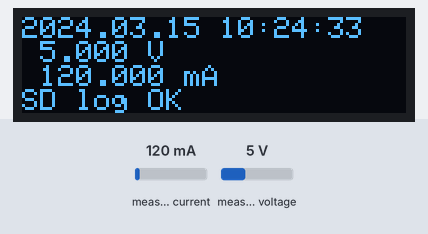
Bench run of a sketch on a simulated Arduino Nano, built with avr-gcc and run on an emulated ATmega328P. On the bench: 128×32 one-colour display. The test bench sets the inputs (shaded band); at power-on: measured current 120 mA, measured voltage 5 V. The local clock reads 2024-03-15 10:24:30 at power-on unless the sketch sets it; storage starts empty; what the sketch prints to the serial monitor is not drawn.

Above: at 4.3 s.
4.4 s: measured current set to 40 mA
At 13.6 s:
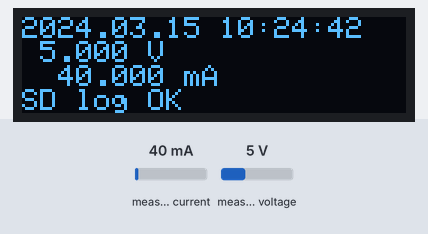
14.2 s: measured voltage set to 11.2 V
At 23.5 s:
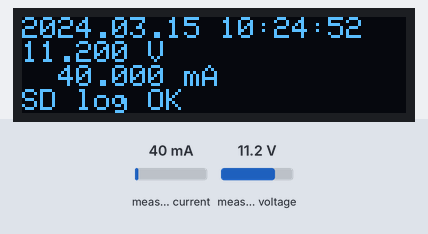
23.8 s: measured current set to 500 mA
At 32.2 s:
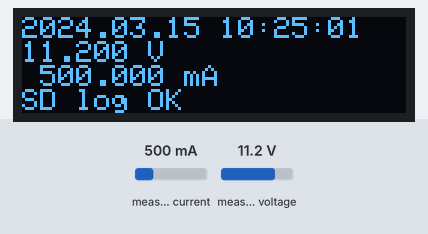
33.3 s: measured current set to 1000 mA
At 42.1 s:
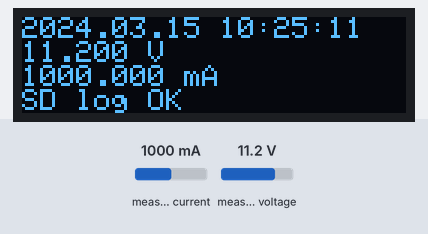
42.8 s: measured voltage set to 0.3 V
At 51.9 s:
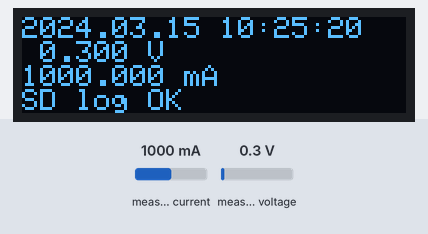
Timing chart, 0 to 53.4 s (numbered marks = the images above; inputs shaded):
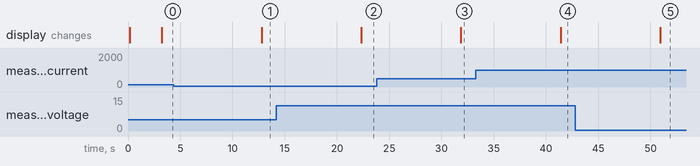

The sketch:

Arduino_current_meter_logger.ino
```cpp
/**********************************************
** Arduino current meter and logger
** Modules used:
**  - INA219, I2C
**  - DS3231 RTC, I2C
**  - SSD1306 OLED dsiplay, I2C
**  - SD card, SPI
**********************************************/

/* Arduino Nano pinout connections

 ** I2C bus:
 ** SCK - pin A5
 ** SDA - pin A4

 ** SD card on SPI bus:
 ** MOSI - pin D11
 ** MISO - pin D12
 ** CLK - pin D13
 ** CS - pin D4
*/

#include <Arduino.h>
#include <avr/pgmspace.h>
#include <math.h>
#include <uRTCLib.h>
#include <SD.h>
#include <SPI.h>
#include <Wire.h>
#include <Adafruit_INA219.h>
#include "SSD1306Ascii.h"
#include "SSD1306AsciiWire.h"

/* Declarations and initializations */

// Declaration for an SSD1306 display connected to I2C (SDA, SCL pins)
#define OLED_RESET     -1 // Reset pin # (or -1 if sharing Arduino reset pin)
#define SCREEN_WIDTH 128 // OLED display width, in pixels
#define SCREEN_HEIGHT 32 // OLED display height, in pixels
const int OLED_I2C_ADDR = 0x3C; // Address 0x3C for 128x32

SSD1306AsciiWire display;

// Current and voltage sensor
Adafruit_INA219 ina219_monitor;

// DS3231 RTC modul
const int RTC_I2C_addr = 0x68;
uRTCLib rtc(RTC_I2C_addr);

// SD card modul
#define SDCARD_CHIP_SELECT 4


/* Global variables */

// RTC global variables
uint8_t rtc_second = 0;
uint8_t rtc_minute = 0;
uint8_t rtc_hour = 0;
uint8_t rtc_day = 0;
uint8_t rtc_month = 0;
uint8_t rtc_year = 0;

// Current sensor variables
float f_BusVoltage_V;
float f_ShuntCurrent_mA;


// General variables
char DateStampString[] = "2000.99.88";
char TimeStampString[] = "00:00:00";
char logFileName[] = "mmddHHMM.txt";
char VoltString[] = "99.999 ";
char CurrentString[] = "9999.999 ";
bool SD_log_enabled = false;

File dataFile;


// Function definitions
//void setup();
//void loop();
//bool Log_To_SD_card(const char *_logfile);
bool Log_To_SD_card();
void setTimeStampString();


//setup()
void setup()
{
  Serial.begin(115200);
  Wire.begin();
  delay(100);

  // SSD1306_SWITCHCAPVCC = generate display voltage from 3.3V internally
  //display.begin(SSD1306_SWITCHCAPVCC, OLED_I2C_ADDR);
  Serial.print(F("SSD1306 init..."));
  #if OLED_RESET >= 0
  display.begin(&Adafruit128x32, I2C_ADDRESS, RST_PIN);
  #else // RST_PIN >= 0
  display.begin(&Adafruit128x32, OLED_I2C_ADDR);
  #endif // RST_PIN >= 0

  display.setFont(Adafruit5x7);

  Serial.println(F(" OK"));
  display.clear();
  display.set1X();
  display.setRow(0);


  ina219_monitor.begin();
  //Serial.println(F("INA219 begin done"));
  // begin calls:
  // configure() with default values RANGE_32V, GAIN_8_320MV, ADC_12BIT, ADC_12BIT, CONT_SH_BUS
  // calibrate() with default values D_SHUNT=0.1, D_V_BUS_MAX=32, D_V_SHUNT_MAX=0.2, D_I_MAX_EXPECTED=2
  // in order to work directly with ADAFruit's INA219B breakout

  Serial.print(F("SD card "));
  display.println(F("SD card "));

  // see if the card is present and can be initialized:
  if (!SD.begin(SDCARD_CHIP_SELECT)) {
    Serial.println(F(" failed"));
    display.println(F(" failed"));
    SD_log_enabled = false;
  }
  else {
    SD_log_enabled = true;
    Serial.println(F(" OK"));
    display.println(F(" OK"));
  }
  delay(500);
  setTimeStampString();

  delay(2500);
  display.clear();

}

void loop()
{
  setTimeStampString();

  // clear display
  //display.clear();
  //display.set1X();
  display.setRow(0);
  display.setCol(0);

  //display time stamp
  Serial.print(DateStampString);
  Serial.print(F(" "));
  Serial.print(TimeStampString);
  Serial.print(F(" "));
  display.print(DateStampString);
  display.print(F(" "));
  display.println(TimeStampString);
  //Serial.println(logFileName);

  //measure voltage and current
  f_ShuntCurrent_mA=ina219_monitor.getCurrent_mA();
  f_BusVoltage_V=ina219_monitor.getBusVoltage_V();

  //convert to text
  dtostrf((f_ShuntCurrent_mA),8,3,CurrentString);
  dtostrf(f_BusVoltage_V,6,3,VoltString);
  //CurrentString=String(f_ShuntCurrent_mA*1000, 4);
  //CurrentString+=F(" mA");
  //VoltString="";
  //VoltString=String(f_BusVoltage_V,4);
  //VoltString+=F(" V");

  //display volt
  Serial.print(VoltString);
  Serial.print(F(" V"));
  display.print(VoltString);
  display.println(F(" V"));

  //display current
  Serial.print(CurrentString);
  Serial.println(F(" mA "));
  display.print(CurrentString);
  display.println(F(" mA"));

  if(SD_log_enabled) {
    Serial.print(F("SD log: "));
    Serial.print(logFileName);
    if (Log_To_SD_card()) {
      Serial.println(F(" OK"));
      display.print(F("SD log OK"));
    }
    else {
      Serial.println(F(" failed!"));
      display.print(F("SD log failed"));
    }
    //display.print(logFileName);
    //display.display();
  }

  delay(9500);

}

void setTimeStampString()
{
  // get time stamp, convert to a string
  rtc.refresh();
  rtc_second = rtc.second();
  rtc_minute = rtc.minute();
  rtc_hour = rtc.hour();
  rtc_day = rtc.day();
  rtc_month = rtc.month();
  rtc_year = rtc.year();

  DateStampString[2] = (char) ((rtc_year / 10)+0x30);
  DateStampString[3] = (char) ((rtc_year % 10)+0x30);
  DateStampString[5] = (char) ((rtc_month / 10)+0x30);
  DateStampString[6] = (char) ((rtc_month % 10)+0x30);
  DateStampString[8] = (char) ((rtc_day / 10)+0x30);
  DateStampString[9] = (char) ((rtc_day % 10)+0x30);

  TimeStampString[0] = (char) ((rtc_hour / 10)+0x30);
  TimeStampString[1] = (char) ((rtc_hour % 10)+0x30);
  TimeStampString[3] = (char) ((rtc_minute / 10)+0x30);
  TimeStampString[4] = (char) ((rtc_minute % 10)+0x30);
  TimeStampString[6] = (char) ((rtc_second / 10)+0x30);
  TimeStampString[7] = (char) ((rtc_second % 10)+0x30);

  logFileName[0] = DateStampString[0];
  logFileName[1] = DateStampString[1];
  logFileName[2] = DateStampString[2];
  logFileName[3] = DateStampString[3];
  logFileName[4] = DateStampString[5];
  logFileName[5] = DateStampString[6];
  logFileName[6] = DateStampString[8];
  logFileName[7] = DateStampString[9];


}

//bool Log_To_SD_card(const char *_logfile)
bool Log_To_SD_card()
{
  bool FileOpenSuccess = false;

  dataFile = SD.open(logFileName, FILE_WRITE);
  //dataFile = SD.open(_logfile, FILE_WRITE);

  // if the file is available, write to it:
  if (dataFile) {
    FileOpenSuccess=true;
  }
  else {
    FileOpenSuccess=false;
    Serial.println(F(" logfile open error!"));
  }

  if (FileOpenSuccess) {
    dataFile.print(DateStampString);
    dataFile.print(F(","));
    dataFile.print(TimeStampString);
    dataFile.print(F(","));
    dataFile.print(VoltString);
    dataFile.print(F(",V,"));
    dataFile.print(CurrentString);
    dataFile.print(F(","));
    dataFile.println(F("mA"));
    dataFile.close();
    //Serial.println(F(" logfile closed"));
  }

  return FileOpenSuccess;
}
```

Measured:
- after the input at 4.4 s, the display: changes after 8.4 s (image 1)
- after the input at 14.2 s, the display: changes after 8.1 s (image 2)
- after the input at 23.8 s, the display: changes after 8.1 s (image 3)
- after the input at 33.3 s, the display: changes after 8.1 s (image 4)
- after the input at 42.8 s, the display: changes after 8.1 s (image 5)
